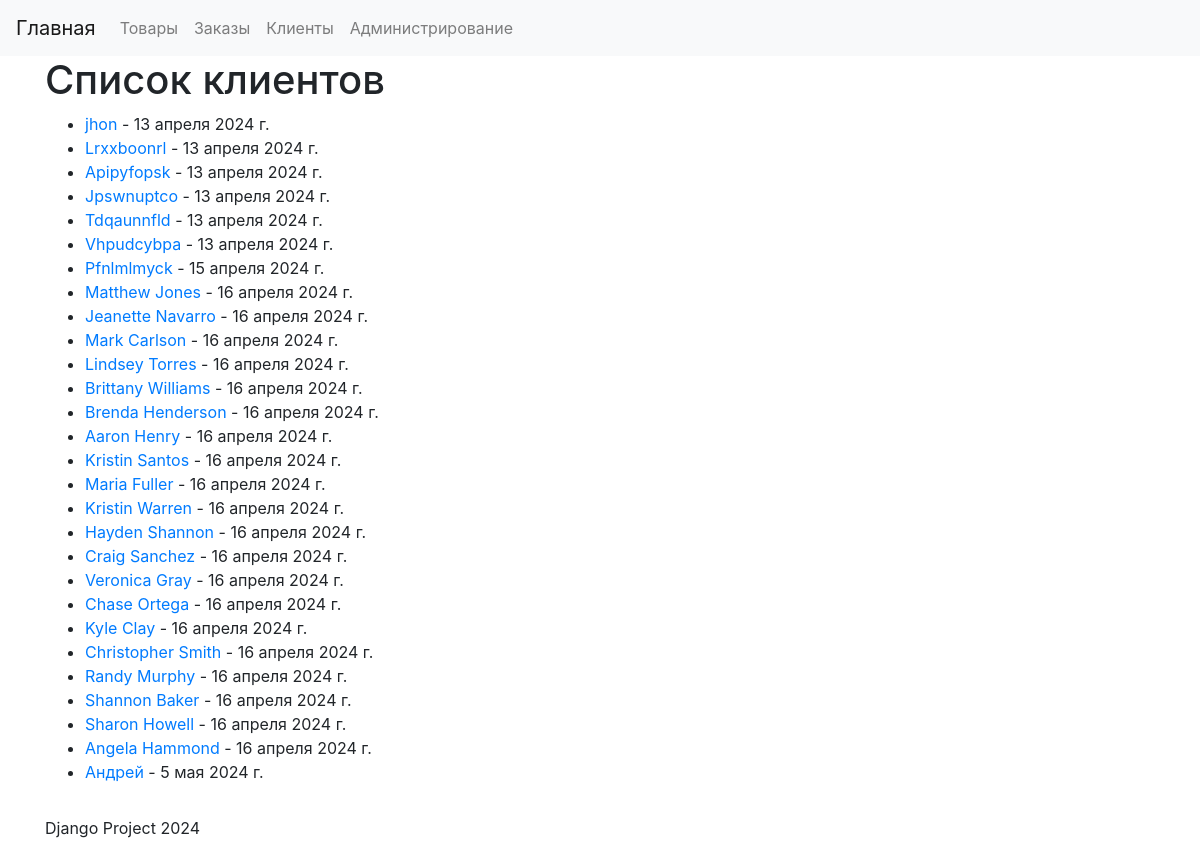
/users/list/, run on the app's committed database.
### user/models.py (models this page shows, shortened)
class User(models.Model):
    name = models.CharField(max_length=255, verbose_name='Имя клиента')
    email = models.EmailField(verbose_name='Почтовый адрес')
    phone_number = models.CharField(max_length=15, verbose_name='Номер телефона')
    address = models.TextField(verbose_name='Адрес')
    registration_date = models.DateField(auto_now_add=True, verbose_name='Дата регистрации')
    class Meta:
        verbose_name = 'Клиент'
        verbose_name_plural = 'Клиенты'

### user/views.py (the view)
# urls.py: path('list/', fetch_user_list, name='user_list'),
def fetch_user_list(request):
    users = User.objects.all()
    return render(request, 'user/user_list.html', {'users': users})

### user/templates/user/user_list.html (shortened to what this page needs)
{% extends 'base.html' %}
{% block content %}
    <h1>Список клиентов</h1>
    <ul>
        {% for user in users %}
        <li>
            <a href="{% url 'user_view' user.id %}">{{ user.name }}</a> - {{ user.registration_date }}
        </li>
        {% empty %}
        <li>Список клиентов пуст</li>
        {% endfor %}
    </ul>
{% endblock %}

### data on the page
User: name "jhon", registration_date "13 апреля 2024 г."
User: name "Lrxxboonrl", registration_date "13 апреля 2024 г."
User: name "Apipyfopsk", registration_date "13 апреля 2024 г."
User: name "Jpswnuptco", registration_date "13 апреля 2024 г."
User: name "Tdqaunnfld", registration_date "13 апреля 2024 г."
User: name "Vhpudcybpa", registration_date "13 апреля 2024 г."
User: name "Pfnlmlmyck", registration_date "15 апреля 2024 г."
User: name "Matthew Jones", registration_date "16 апреля 2024 г."
User: name "Jeanette Navarro", registration_date "16 апреля 2024 г."
User: name "Mark Carlson", registration_date "16 апреля 2024 г."
User: name "Lindsey Torres", registration_date "16 апреля 2024 г."
User: name "Brittany Williams", registration_date "16 апреля 2024 г."
User: name "Brenda Henderson", registration_date "16 апреля 2024 г."
User: name "Aaron Henry", registration_date "16 апреля 2024 г."
User: name "Kristin Santos", registration_date "16 апреля 2024 г."
User: name "Maria Fuller", registration_date "16 апреля 2024 г."
User: name "Kristin Warren", registration_date "16 апреля 2024 г."
User: name "Hayden Shannon", registration_date "16 апреля 2024 г."
User: name "Craig Sanchez", registration_date "16 апреля 2024 г."
User: name "Veronica Gray", registration_date "16 апреля 2024 г."
User: name "Chase Ortega", registration_date "16 апреля 2024 г."
User: name "Kyle Clay", registration_date "16 апреля 2024 г."
User: name "Christopher Smith", registration_date "16 апреля 2024 г."
User: name "Randy Murphy", registration_date "16 апреля 2024 г."
User: name "Shannon Baker", registration_date "16 апреля 2024 г."
User: name "Sharon Howell", registration_date "16 апреля 2024 г."
User: name "Angela Hammond", registration_date "16 апреля 2024 г."
User: name "Андрей", registration_date "5 мая 2024 г."
